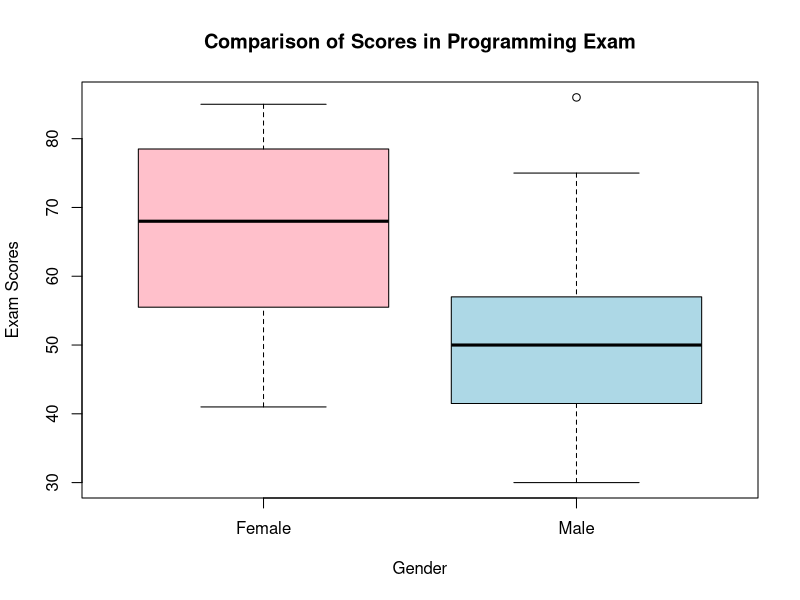

Generate this figure with R:
## ---- chunk 1
options(tinytex.verbose = TRUE)
## ---- chunk 2
male_scores <-c(48, 49, 49, 30, 30, 31, 32, 35, 37, 41, 86, 42, 51, 53, 56, 42, 44,
                 50, 51, 65, 67, 51, 56, 58, 64, 64, 75)
cat("\n Stem-and-Leaf display for Male students:\n")
## ---- chunk 3
stem(male_scores)
## ---- chunk 4
female_scores <- c(57, 59, 78, 79, 60, 65, 68, 71, 75, 48, 51, 55, 56, 41, 43, 44, 
                   75, 78, 80, 81, 83, 83, 85)
cat("\n Stem-and-Leaf display for Female students:\n")
## ---- chunk 5
stem(female_scores)
## ---- chunk 6
boxplot(female_scores, male_scores, main = "Comparison of Scores in Programming Exam",
        xlab = "Gender", ylab = "Exam Scores", col = c("pink", "lightblue"),
        names = c("Female","Male"))
